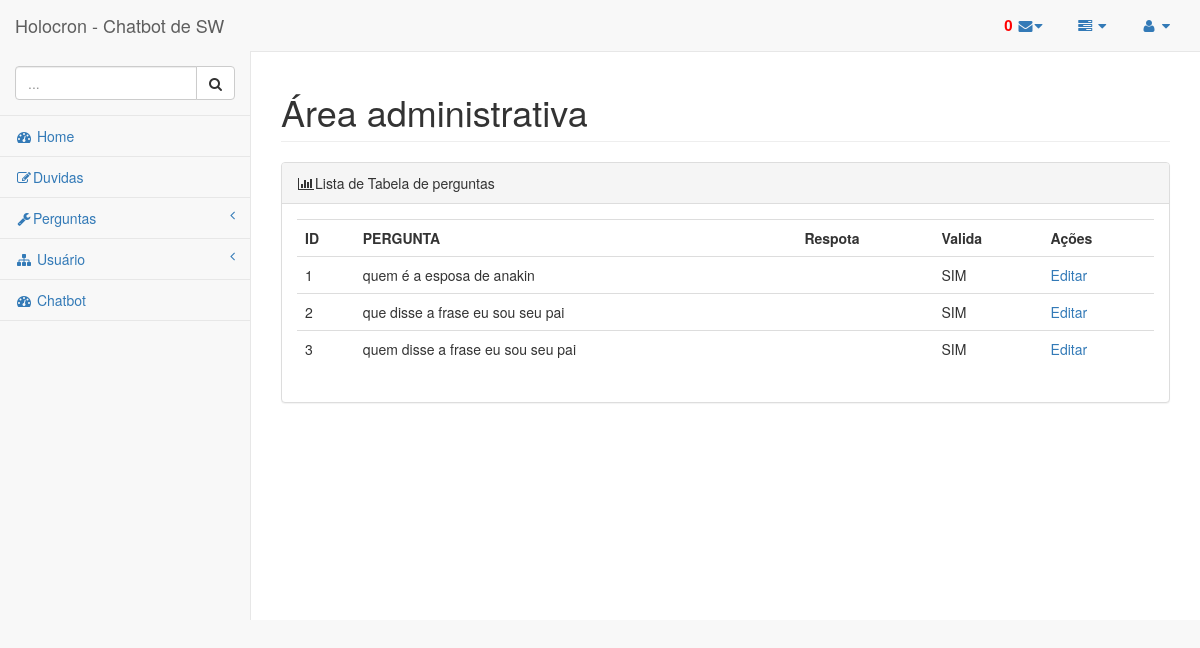
Screenshot of /Admin/PergNat.php (signed in) with the database file from the repository.
### tables this page shows
CREATE TABLE `pergunta` (
  `id_pergunta` int(11) NOT NULL,
  `pergunta` text,
  `valida` int(11) NOT NULL DEFAULT '1',
  `resposta_pergunta` int(11) DEFAULT NULL
);

### controller/DB.php (called while the page is built, shortened)
<?php
$dbname = "tcc";

### Admin/Buscas/Lista_pergunta.php (called while the page is built, shortened)
<?php
function lista_pergunta_nativa() {
    include '../controller/DB.php';
    $sql = "SELECT `id_pergunta`,  `pergunta`,`valida` ,u.resposta FROM `pergunta` p
    LEFT JOIN respota u ON p.resposta_pergunta = u.id
 ";
    return $result1 = mysqli_query($conn, $sql);
}

### Admin/PergNat.php (the view)
<?php
include './includes/cabeca.php';
include './Buscas/Lista_pergunta.php';
?>
<div id="page-wrapper">
    <div class="row">
        <div class="col-lg-12">
            <h1 class="page-header">Área administrativa</h1>
        </div>
    </div>
    <div class="row">
        <div class="col-lg-12">
            <div class="panel panel-default">
                <div class="panel-heading">
                    <i class="fa fa-bar-chart-o fa-fw"></i>Lista de Tabela de perguntas
                </div>
                <div class="panel-body">
                    <div class="row">
                        <div class="col-lg-12">
                            <div class="table-responsive">
                                <table class="table-responsive table">
                                    <tr>
                                        <th>ID</th>
                                        <TH>
                                            PERGUNTA
                                        </TH>
                                        <TH>Respota</TH>
                                        <th>Valida</th>
                                        <th>Ações</th>
                                    </tr>
                                    <?php
                                    $result = lista_pergunta_nativa();
                                    if (mysqli_num_rows($result) > 0) {
                                        while ($row = mysqli_fetch_assoc($result)) {
                                            IF ($row["valida"] == 1) {
                                                $STATUS = 'SIM';
                                            } ELSE {
                                                $STATUS = 'NÃO';
                                            }
                                            ?>
                                            <tr>
                                                <td><?= $row["id_pergunta"]; ?></td>
                                                <td><?= $row["pergunta"]; ?></td>
                                                <td><?= $row["resposta"]; ?></td>
                                                <td><?= $STATUS ?></td>
                                                <td><a href="Editar_Pergunta_Nativa-<?= $row["id_pergunta"]; ?>">Editar</a></td>
                                            </tr>
                                            <?php
                                        }
                                    } else {
                                        ?>
                                        <tr>
                                            <td>Sem nenhum resultado</td>
                                        </tr>
                                        <?php
                                    }
                                    ?>
                                </table>
                            </div>
                        </div>
                    </div>
                </div>
            </div>
        </div>
    </div>
</div>
<?php
include './includes/rodape.php';
?>

### rows the page displays
pergunta: id_pergunta "1", pergunta "quem é a esposa de anakin", valida "SIM"
pergunta: id_pergunta "2", pergunta "que disse a frase eu sou seu pai", valida "SIM"
pergunta: id_pergunta "3", pergunta "quem disse a frase eu sou seu pai", valida "SIM"

### other values shown
$i "0"
